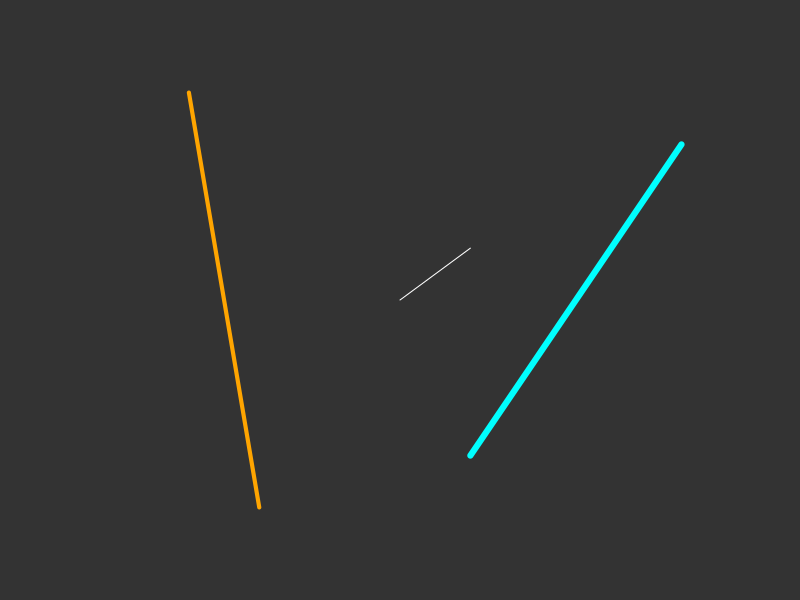
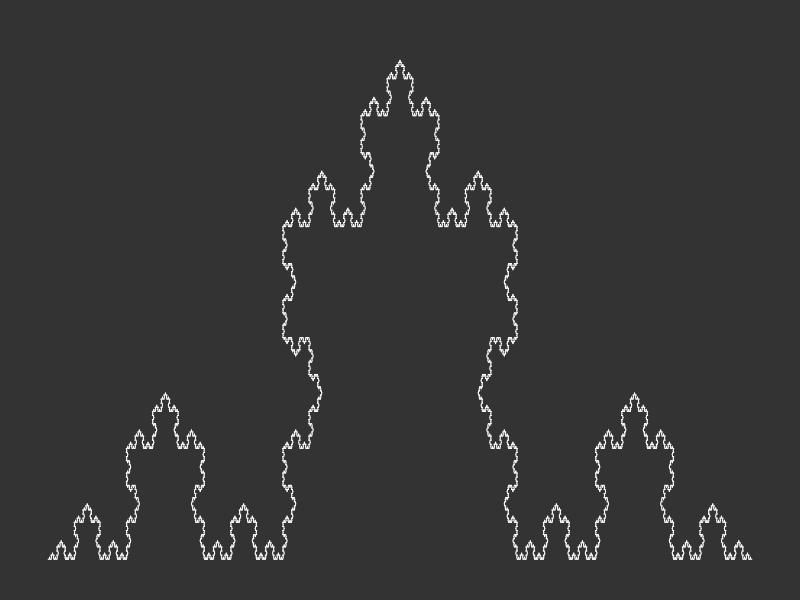
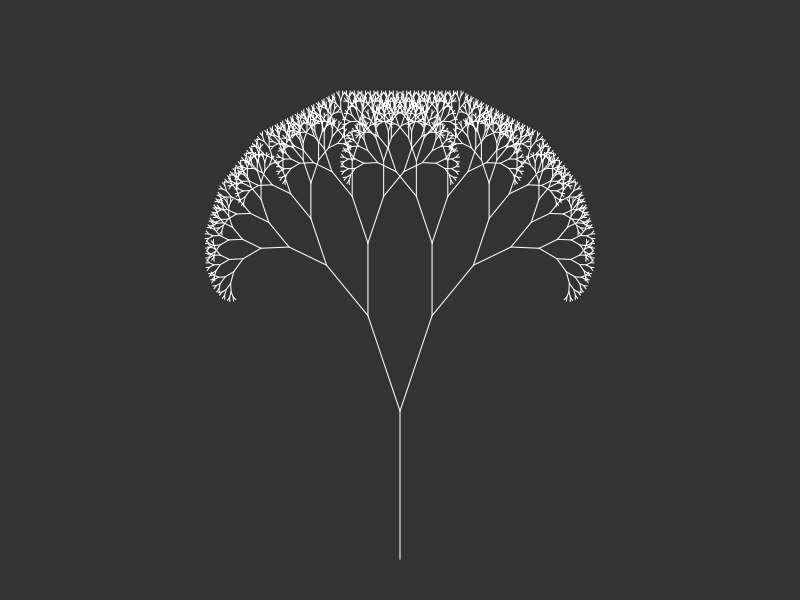
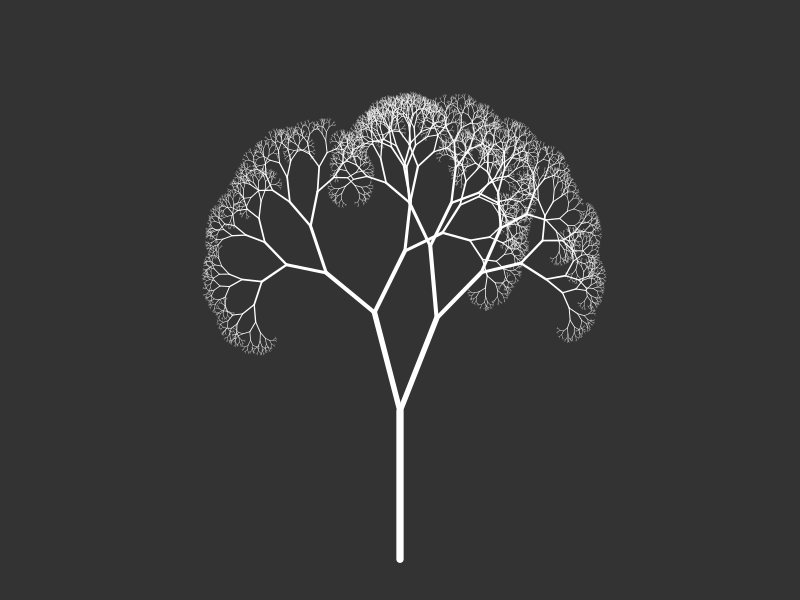

The R script that drew these images, in order:
# function to create empty canvas
emptyCanvas <- function(xlim, ylim, bg="gray20") {
  par(mar=rep(1,4), bg=bg)
  plot(1, 
       type="n", 
       bty="n",
       xlab="", ylab="", 
       xaxt="n", yaxt="n",
       xlim=xlim, ylim=ylim)
}

# example
emptyCanvas(xlim=c(0,1), ylim=c(0,1))

# function to draw a single line
drawLine <- function(line, col="white", lwd=1) {
  segments(x0=line[1], 
           y0=line[2], 
           x1=line[3], 
           y1=line[4], 
           col=col,
           lwd=lwd)
}

# wrapper around "drawLine" to draw entire objects
drawObject <- function(object, col="white", lwd=1) {
  invisible(apply(object, 1, drawLine, col=col, lwd=lwd))
}

# example
line1 = c(0,0,1,1)
line2 = c(-3,4,-2,-4)
line3 = c(1,-3,4,3)
mat = matrix(c(line1,line2,line3), byrow=T, nrow=3)
mat

# draw separately
emptyCanvas(xlim=c(-5,5), ylim=c(-5,5))
drawLine(line1)
drawLine(line2, col="orange", lwd=4)
drawLine(line3, col="cyan", lwd=6)


# function to add a new line to an existing one
newLine <- function(line, angle, reduce=1) {
  
  x0 <- line[1]
  y0 <- line[2]
  x1 <- line[3]
  y1 <- line[4]
  
  dx <- unname(x1-x0)                      # change in x direction
  dy <- unname(y1-y0)                      # change in y direction
  l <- sqrt(dx^2 + dy^2)                   # length of the line
  
  theta <- atan(dy/dx) * 180 / pi          # angle between line and origin
  rad <- (angle+theta) * pi / 180          # (theta + new angle) in radians
  
  coeff <- sign(theta)*sign(dy)            # coefficient of direction
  if(coeff == 0) coeff <- -1
  
  x2 <- x0 + coeff*l*cos(rad)*reduce + dx  # new x location
  y2 <- y0 + coeff*l*sin(rad)*reduce + dy  # new y location
  return(c(x1,y1,x2,y2))
  
}

# function to run next iteration based on "ifun()"
iterate <- function(object, ifun, ...) {
  linesList <- vector("list",0)
  for(i in 1:nrow(object)) {
    old_line <- matrix(object[i,], nrow=1)
    new_line <- ifun(old_line, ...)
    linesList[[length(linesList)+1]] <- new_line
  }
  new_object <- do.call(rbind, linesList)
  return(new_object)
}

# iterator function: koch curve
koch <- function(line0) {
  
  # new triangle (starting at right)
  line1 <- newLine(line0, angle=180, reduce=1/3)
  line2 <- newLine(line1, angle=-60, reduce=1)
  line3 <- newLine(line2, angle=120, reduce=1)
  line4 <- newLine(line3, angle=-60, reduce=1)
  
  # reorder lines (to start at left)
  line1 <- line1[c(3,4,1,2)]
  line2 <- line2[c(3,4,1,2)]
  line3 <- line3[c(3,4,1,2)]
  line4 <- line4[c(3,4,1,2)]
  
  # store in matrix and return
  mat <- matrix(c(line4,line3,line2,line1), byrow=T, ncol=4)
  return(mat)
  
}

# example: Koch curve (after six iterations)
fractal <- matrix(c(10,0,20,1e-9), nrow=1)
for(i in 1:6) fractal <- iterate(fractal, ifun=koch)
emptyCanvas(xlim=c(10,20), ylim=c(0,3))
drawObject(fractal)


# iterator function: recursive tree
tree <- function(line0, angle=30, reduce=.7, randomness=0) {
  
  # angles and randomness
  angle1 <- angle+rnorm(1,0,randomness)  # left branch
  angle2 <- -angle+rnorm(1,0,randomness) # right branch
  
  # new branches
  line1 <- newLine(line0, angle=angle1, reduce=reduce)   
  line2 <- newLine(line0, angle=angle2, reduce=reduce)
  
  # store in matrix and return
  mat <- matrix(c(line1,line2), byrow=T, ncol=4)
  return(mat)
  
}

# example: recursive tree (after ten iterations)
fractal <- matrix(c(0,0,0,10), nrow=1)
emptyCanvas(xlim=c(-30,30), ylim=c(0,35))
drawObject(fractal)
for(i in 1:10) {
  fractal <- iterate(fractal, ifun=tree, angle=23)
  drawObject(fractal)
}


# recursive tree (organic)
set.seed(1234)
fractal <- matrix(c(0,0,0,10), nrow=1)
emptyCanvas(xlim=c(-30,30), ylim=c(0,35))
lwd <- 7
drawObject(fractal, lwd=lwd)
for(i in 1:12) {
  lwd <- lwd*0.75
  fractal <- iterate(fractal, ifun=tree, angle=29, randomness=9)
  drawObject(fractal, lwd=lwd)
}

# Reference: https://rpubs.com/mstefan-rpubs/fractals
